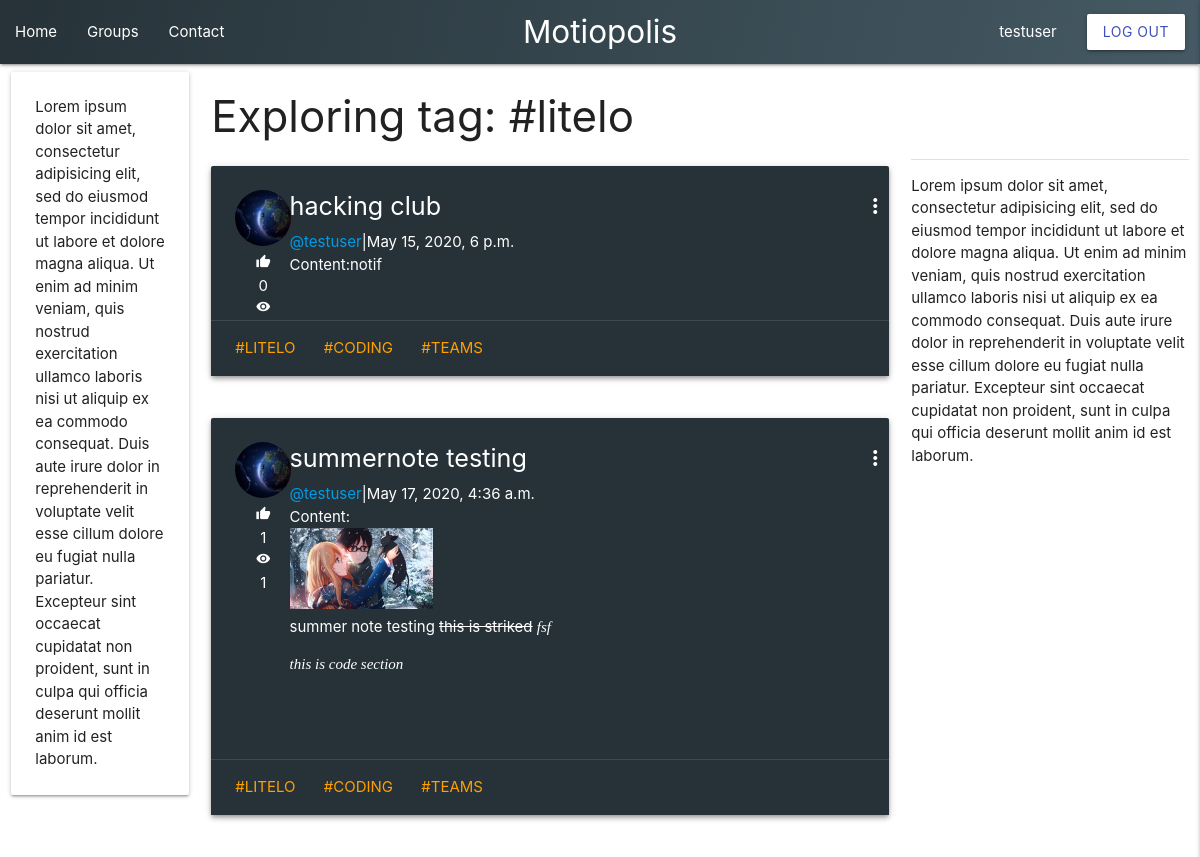
Screenshot of /litelo/explore/ (signed in) with the database file from the repository.
### Tag/models.py (models this page shows)
class Tag(models.Model):
    name = models.CharField(max_length=50)
    def __str__(self):
        return self.name

### Post/models.py (models this page shows, shortened)
class Post(models.Model):
	title = models.CharField(max_length=100)
	content = models.TextField()
	date_posted = models.DateTimeField(default=timezone.now)
	author = models.ForeignKey(User, on_delete=models.CASCADE)
	views = models.ManyToManyField(User, related_name='post_views', blank = True)
	likers = models.ManyToManyField(User, related_name = 'likers', blank = True)
	tags = models.ManyToManyField(Tag, related_name = 'tags', blank = True)

### user/models.py (models this page shows, shortened)
class Profile(models.Model):
    user = models.OneToOneField(User, on_delete=models.CASCADE)
    image = models.ImageField(default='default.jpg', upload_to='profile_pics')
    bio = models.TextField(unique=False, default=" ")
    country = models.CharField(max_length=50, default=" ")
    regnum = models.IntegerField(default=0)
    gender = models.IntegerField(choices=SEX, default=0)
    notif = models.DateTimeField(blank=True, default=timezone.now)
    tags = models.ManyToManyField(Tag,related_name='user_tags',blank=True)

### Post/views.py (the view)
# urls.py: path('<tag>/explore/', views.ExploreTagView, name = 'explore-tag'),
@login_required
def ExploreTagView(request, tag):
    posts = Post.objects.filter(tags__name = tag).filter(grouppost__isnull=True)
    context = {
        'posts': posts,
        'tag': tag,
    }
    return render(request, 'Post/explore-tag.html', context)

### Post/templates/Post/explore-tag.html (shortened to what this page needs)
{%  extends "base.html" %}
{% block content %}
<div class="row">
    <div class="col s2 l2">
        <div class="card">
            <div class="card-content">
                Lorem ipsum dolor sit amet, consectetur adipisicing elit, sed do eiusmod tempor incididunt ut labore et dolore magna aliqua. Ut enim ad minim veniam, quis nostrud exercitation ullamco laboris nisi ut aliquip ex ea commodo consequat.
                Duis aute irure dolor in reprehenderit in voluptate velit esse cillum dolore eu fugiat nulla pariatur. Excepteur sint occaecat cupidatat non proident, sunt in culpa qui officia deserunt mollit anim id est laborum.
            </div>
        </div>
    </div>
    <div class="col s7 l7">
        <h3 class="text-muted"> Exploring tag: #{{tag}} </h3>
        {% if posts %}
        {% for post in posts %}
        <div class="row">
            <div class="col s12 l12">
                {% include 'snippets/postCardHome.html' %}
            </div>
        </div>
        {% endfor %}
        {% else %}
        <div class="card  z-depth-3">
            <div class="card-content">
                <h2 class="card-title">We do not have any posts right noww..</h2>
            </div>
        </div>
        {% endif  %}
    </div>
    <div class="col s3  l3">
        <div class="card-content">
            <h3 style="color:white;" class="card-title">Our Sidebar</h3>
            <div class="divider">
            </div>
            <p>Lorem ipsum dolor sit amet, consectetur adipisicing elit, sed do eiusmod tempor incididunt ut labore et dolore magna aliqua. Ut enim ad minim veniam, quis nostrud exercitation ullamco laboris nisi ut aliquip ex ea commodo consequat. Duis aute irure dolor in reprehenderit in voluptate velit esse cillum dolore eu fugiat nulla pariatur. Excepteur sint occaecat cupidatat non proident, sunt in culpa qui officia deserunt mollit anim id est laborum.</p>
        </div>
    </div>
</div>
{% endblock content %}

### templates/base.html (shortened to what this page needs)
{% load static %}
<!DOCTYPE HTML>
<html lang="en">
<head>
    <link rel="stylesheet" href="{% static 'materialize.min.css' %}">
</head>
<body class="">
        {% include 'snippets/mainNav.html' %}
            {% block content %}
            {% endblock %}
</body>
</html>

### templates/snippets/mainNav.html (shortened to what this page needs)
<div class="navbar-fixed ">
    <nav class="nav-wrapper myGradCard">
        <div class="    ">
            <a href="{% url 'blog-home' %}" class="nav-tag center brand-logo">Motiopolis</a>
            <ul class="left hide-on-med-and-down  ">
                <li><a href="{% url 'blog-home' %}" class="nav-tag" >Home</a></li>
                <li><a href="{% url 'group-list' %}" class="nav-tag" >Groups</a></li>
                <li><a href="#mainFooter" class="nav-tag" >Contact</a></li>
            </ul>
            <ul class="right hide-on-med-and-down ">
                {% if user.is_authenticated%}
                <li><a href="{% url 'profile' slug=user.username %}" class="nav-tag"> {{user.username }}</a></li>
                <li><a class="btn white indigo-text waves-effect waves-light" href="{% url 'logout' %}">Log Out</a></li>
                {% else %}
                <li><a class="btn white indigo-text waves-effect waves-light" href="{% url 'login' %}">Login</a></li>
                <li><a class="btn white indigo-text waves-effect waves-light" href="{% url 'register' %}">Register</a></li>
                {% endif %}
            </ul>
        </div>
    </nav>
</div>

### templates/snippets/postCardHome.html (shortened to what this page needs)
<div class="  blue-grey darken-4 card  z-depth-2">
    <div class="card-content white-text">
        <div class="row">
            <div class="col s1 ">
                <div class="myCard-left">
                    <div class="circular--landscape">
                        <img src="{{ post.author.profile.image.url }}" alt="">
                    </div>
                    <br>
                    <div class="center">
                        <i class="tiny material-icons  white-text">thumb_up</i>
                        <p>{{post.likers.count}}</p>
                        <i class="tiny material-icons  white-text">remove_red_eye</i>
                        <p>{{post.views.count}}</p>
                    </div>
                </div>
            </div>
            <div class="col s11">
                <span class="card-title ">
                    {% if not user in post.views.all %}
                    <u><b><a href="{% url 'post-detail' post.id %}" class=" white-text flow-text" id="">{{ post.title }}</a></b></u>
                    {% else %}
                    <b><a href="{% url 'post-detail' post.id %}" class=" white-text flow-text" id="">{{ post.title }}</a></b>
                    {% endif %}
                        <div class="right">
                            <div class="row">
                                <div class="col s1">
                                </div>
                                <div class="col s1">
                                    <i class="material-icons activator  white-text">more_vert</i>
                                </div>
                            </div>
                        </div>
                </span>
                <span>
                    <p><a class="" href="{% url 'profile' slug=post.author.username %}" >@{{ post.author }}</a>|{{ post.date_posted }}</p>
                </span>
                <p>Content:{{post.content|safe}}</p>
            </div>
        </div>
    </div>
    {% if post.tags.all %}
    <div class="card-action">
            {% for tag in post.tags.all %}
            <a href="{% url 'explore-tag' tag %} " class="amber-text text-darken-2 myTag myTag-thin"> #{{tag}} </a>
            {% endfor %}
    </div>
    {% endif %}
</div>

### templates/base.html (style rules this page uses)
body,html { overflow-x:auto; }

### templates/snippets/mainNav.html (style rules this page uses)
.myGradCard { background: rgb(69, 90, 100); background: linear-gradient(283deg, rgba(69, 90, 100, 1) 0%, rgba(38, 50, 56, 1) 100%); }

### templates/snippets/postCardHome.html (style rules this page uses)
.myGradCard { background: rgb(69, 90, 100); background: linear-gradient(283deg, rgba(69, 90, 100, 1) 0%, rgba(38, 50, 56, 1) 100%); }
.circular--landscape { display: inline-block; position: relative; max-width: 7vh; max-height: 7vh; height: 10vh; overflow: hidden; border-radius: 50%; }
.circular--landscape img { width: auto; height: 100%; }
.myCard-left { position: absolute; top: 3vh; left: 3vh; }

### rows the page displays
Tag: name "litelo", name "LITELO"
Post: author.profile.image (picture), likers.count "0", title "hacking club", author "testuser", date_posted "May 15, 2020, 6 p.m.", content "notif"
Tag: name "CODING"
Tag: name "TEAMS"
Post: author.profile.image (picture), likers.count "1", views.count "1", title "summernote testing", author "testuser", date_posted "May 17, 2020, 4:36 a.m.", content (picture), content "summer note testing this is striked fsf this is code section"

### other values shown
{{ user.username }} "testuser"
